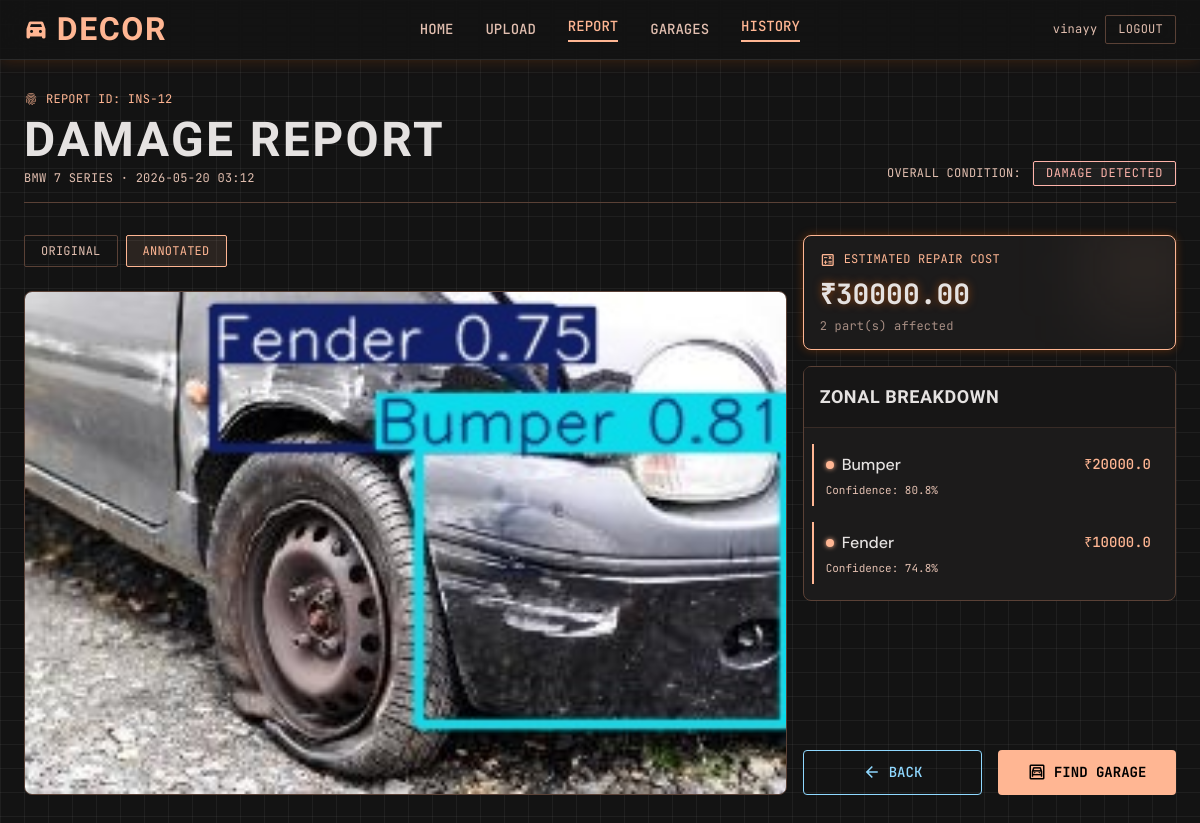
Page /reports/12/ (signed in) on the committed database.
### detection/models.py (models this page shows, shortened)
class DetectionReport(models.Model):
    user = models.ForeignKey(User, on_delete=models.CASCADE)
    car_brand = models.CharField(max_length=100)
    car_model = models.CharField(max_length=100)
    original_image = models.ImageField(upload_to='reports/original/', blank=True, null=True)
    detected_image = models.ImageField(upload_to='reports/detected/', blank=True, null=True)
    results = models.JSONField()
    total_cost = models.DecimalField(max_digits=10, decimal_places=2)
    created_at = models.DateTimeField(default=timezone.now)

### detection/views.py (the view)
# urls.py: path('reports/<int:pk>/', views.report_detail, name='report_detail'),
@login_required
def report_detail(request, pk):
    from django.shortcuts import get_object_or_404
    report = get_object_or_404(DetectionReport, pk=pk, user=request.user)
    return render(request, 'report_detail.html', {'report': report})

### detection/templates/report_detail.html (shortened to what this page needs)
<!DOCTYPE html>
<html class="dark" lang="en">
<head>
<script src="https://cdn.tailwindcss.com?plugins=forms,container-queries"></script>
<script id="tailwind-config">
tailwind.config = {
  darkMode: "class",
  theme: {
    extend: {
      colors: {
        "on-secondary": "#003548", "tertiary-fixed-dim": "#00e475", "primary": "#ffb693",
        "tertiary": "#00e475", "surface-bright": "#3a3939", "surface-container-low": "#1c1b1b",
        "on-tertiary-fixed-variant": "#005226", "on-primary-fixed": "#351000",
        "background": "#131313", "on-primary": "#561f00", "primary-fixed": "#ffdbcc",
        "primary-fixed-dim": "#ffb693", "on-surface": "#e5e2e1", "outline": "#a98a7d",
        "surface-tint": "#ffb693", "on-error": "#690005", "surface-variant": "#353534",
        "on-primary-fixed-variant": "#7a3000", "on-background": "#e5e2e1",
        "surface": "#131313", "surface-container-high": "#2a2a2a",
        "error-container": "#93000a", "secondary-container": "#00c1fd",
        "secondary": "#8fd8ff", "surface-container-lowest": "#0e0e0e",
        "inverse-on-surface": "#313030", "error": "#ffb4ab", "on-tertiary": "#003918",
        "inverse-surface": "#e5e2e1", "on-primary-container": "#572000",
        "on-secondary-fixed-variant": "#004d67", "on-tertiary-fixed": "#00210b",
        "on-secondary-container": "#004b65", "primary-container": "#ff6b00",
        "surface-container": "#201f1f", "on-surface-variant": "#e2bfb0",
        "tertiary-fixed": "#62ff96", "tertiary-container": "#00b059",
        "outline-variant": "#5a4136", "on-tertiary-container": "#003a19",
        "on-error-container": "#ffdad6", "surface-container-highest": "#353534",
        "secondary-fixed-dim": "#75d1ff", "on-secondary-fixed": "#001e2b",
        "inverse-primary": "#a04100", "surface-dim": "#131313", "secondary-fixed": "#c2e8ff"
      },
      borderRadius: { "DEFAULT": "0.125rem", "lg": "0.25rem", "xl": "0.5rem", "full": "0.75rem" },
      spacing: { "container-padding": "24px", "stack-lg": "32px", "stack-md": "16px", "unit": "8px", "gutter": "16px", "stack-sm": "8px" },
      fontFamily: { "h1": ["Barlow Condensed"], "body-sm": ["DM Sans"], "body-md": ["DM Sans"], "h1-mobile": ["Barlow Condensed"], "body-lg": ["DM Sans"], "h3": ["Barlow Condensed"], "data-md": ["JetBrains Mono"], "data-lg": ["JetBrains Mono"], "h2": ["Barlow Condensed"], "data-sm": ["JetBrains Mono"] },
      fontSize: {
        "h1": ["48px", {"lineHeight": "1.1", "letterSpacing": "0.05em", "fontWeight": "700"}],
        "body-sm": ["14px", {"lineHeight": "1.5", "fontWeight": "400"}],
        "body-md": ["16px", {"lineHeight": "1.6", "fontWeight": "400"}],
        "h1-mobile": ["36px", {"lineHeight": "1.1", "fontWeight": "700"}],
        "body-lg": ["18px", {"lineHeight": "1.6", "fontWeight": "400"}],
        "h3": ["24px", {"lineHeight": "1.2", "letterSpacing": "0.03em", "fontWeight": "600"}],
        "data-md": ["14px", {"lineHeight": "1.4", "fontWeight": "500"}],
        "data-lg": ["18px", {"lineHeight": "1.4", "fontWeight": "500"}],
        "h2": ["32px", {"lineHeight": "1.2", "letterSpacing": "0.04em", "fontWeight": "700"}],
        "data-sm": ["12px", {"lineHeight": "1.2", "letterSpacing": "0.02em", "fontWeight": "400"}]
      }
    }
  }
}
</script>
</head>
<body class="bg-background text-on-background font-body-md min-h-screen flex flex-col pt-[60px] pb-[80px] md:pb-0 tech-bg-grid">
<header class="bg-surface/80 backdrop-blur-xl fixed top-0 w-full z-50 h-[60px] border-b border-white/10 shadow-[0px_0px_15px_rgba(255,107,0,0.2)] flex justify-between items-center px-container-padding">
  <a href="/" class="flex items-center gap-unit text-primary">
    <span class="material-symbols-outlined text-h3" style="font-variation-settings:'FILL' 1;">directions_car</span>
    <span class="font-h2 text-h2 font-bold tracking-wider">DECOR</span>
  </a>
  <nav class="hidden md:flex items-center gap-stack-lg">
    <a class="font-data-md text-data-md uppercase text-on-surface-variant hover:text-primary transition-colors duration-300" href="/">Home</a>
    <a class="font-data-md text-data-md uppercase text-on-surface-variant hover:text-primary transition-colors duration-300" href="{% url 'dashboard' %}">Upload</a>
    <a class="font-data-md text-data-md uppercase text-primary border-b-2 border-primary pb-1" href="{% url 'report_history' %}">Report</a>
    <a class="font-data-md text-data-md uppercase text-on-surface-variant hover:text-primary transition-colors duration-300" href="{% url 'nearby_garages' %}">Garages</a>
    <a class="font-data-md text-data-md uppercase text-primary border-b-2 border-primary pb-1" href="{% url 'report_history' %}">History</a>
  </nav>
  <div class="flex items-center gap-unit">
    <span class="font-data-sm text-data-sm text-on-surface-variant hidden md:block">{{ request.user.username }}</span>
    <a href="{% url 'logout' %}" class="font-data-sm text-data-sm uppercase border border-outline-variant text-on-surface-variant px-3 py-1.5 rounded hover:border-primary hover:text-primary transition-colors duration-300">Logout</a>
  </div>
</header>
<main class="flex-grow w-full max-w-7xl mx-auto px-container-padding py-stack-lg flex flex-col gap-stack-lg">
  <div class="flex flex-col md:flex-row justify-between items-start md:items-end gap-stack-md border-b border-outline-variant pb-stack-md">
    <div>
      <p class="font-data-sm text-data-sm text-primary-fixed-dim mb-unit flex items-center gap-2">
        <span class="material-symbols-outlined text-[14px]">fingerprint</span>
        REPORT ID: INS-{{ report.pk }}
      </p>
      <h1 class="font-h1-mobile md:font-h1 text-h1-mobile md:text-h1 text-on-surface">DAMAGE REPORT</h1>
      <p class="font-data-sm text-data-sm text-on-surface-variant mt-1">{{ report.car_brand|upper }} {{ report.car_model|upper }} · {{ report.created_at|date:"Y-m-d H:i" }}</p>
    </div>
    <div class="flex items-center gap-3">
      <span class="font-data-sm text-data-sm text-on-surface-variant uppercase">Overall Condition:</span>
      {% if report.total_cost > 0 %}
      <div class="px-3 py-1 rounded bg-white/5 border border-error text-error font-data-sm text-data-sm uppercase tracking-wider">DAMAGE DETECTED</div>
      {% else %}
      <div class="px-3 py-1 rounded bg-white/5 border border-tertiary-fixed-dim text-tertiary-fixed-dim font-data-sm text-data-sm uppercase tracking-wider">NO DAMAGE</div>
      {% endif %}
    </div>
  </div>
  <div class="grid grid-cols-1 lg:grid-cols-12 gap-gutter">
    <div class="lg:col-span-8 flex flex-col gap-stack-md">
      <div class="flex gap-2 mb-2">
        <button onclick="showImg('original')" id="btn-original" class="font-data-sm text-data-sm uppercase px-4 py-2 rounded border border-outline-variant text-on-surface-variant hover:border-primary hover:text-primary transition-colors">Original</button>
        {% if report.detected_image %}
        <button onclick="showImg('detected')" id="btn-detected" class="font-data-sm text-data-sm uppercase px-4 py-2 rounded border border-primary text-primary bg-primary/10">Annotated</button>
        {% endif %}
      </div>
      <div class="bg-surface-container-low border border-outline-variant rounded-xl overflow-hidden relative">
        {% if report.detected_image %}
        <img id="img-detected" src="{{ report.detected_image.url }}" alt="Annotated damage image" class="w-full object-contain max-h-[600px]">
        {% endif %}
      </div>
    </div>
    <div class="lg:col-span-4 flex flex-col gap-stack-md">
      <div class="bg-surface-container-low border border-primary p-stack-md rounded-xl glow-border-amber relative overflow-hidden">
        <div class="absolute -right-4 -top-4 w-24 h-24 bg-primary/10 blur-2xl rounded-full"></div>
        <p class="font-data-sm text-data-sm text-primary uppercase mb-2 flex items-center gap-2">
          <span class="material-symbols-outlined text-[16px]">calculate</span>
          Estimated Repair Cost
        </p>
        <h2 class="font-data-lg text-[28px] text-on-surface leading-tight font-bold glow-text-amber">₹{{ report.total_cost }}</h2>
        <p class="font-data-sm text-data-sm text-on-surface-variant mt-2 opacity-70">{{ report.results|length }} part(s) affected</p>
      </div>
      {% if report.results %}
      <div class="bg-surface-container-low border border-outline-variant rounded-xl flex flex-col">
        <div class="p-4 border-b border-outline-variant/50 bg-surface/50">
          <h3 class="font-h3 text-h3 text-on-surface text-lg">ZONAL BREAKDOWN</h3>
        </div>
        <div class="p-4 flex flex-col gap-4">
          {% for part, info in report.results.items %}
          <div class="flex items-start justify-between border-l-2 border-primary pl-3 hover:bg-surface/50 transition-colors p-2 -ml-2 rounded-r">
            <div>
              <h4 class="font-body-md text-body-md text-on-surface font-medium flex items-center gap-2">
                <div class="w-2 h-2 rounded-full bg-primary shadow-[0_0_5px_#ffb693]"></div>
                {{ part }}
              </h4>
              <p class="font-data-sm text-[11px] text-on-surface-variant mt-1">Confidence: {{ info.confidence }}%</p>
            </div>
            <div class="text-right">
              <span class="font-data-md text-data-md text-primary">₹{{ info.price }}</span>
            </div>
          </div>
          {% endfor %}
        </div>
      </div>
      {% endif %}
      <div class="flex gap-4 mt-auto pt-4">
        <a href="{% url 'report_history' %}" class="flex-1 bg-transparent border border-secondary text-secondary font-data-md text-data-md py-3 rounded-lg hover:bg-secondary/10 transition-colors uppercase flex justify-center items-center gap-2">
          <span class="material-symbols-outlined text-[18px]">arrow_back</span>
          Back
        </a>
        <a href="{% url 'nearby_garages' %}" class="flex-1 bg-primary text-[#000] font-data-md text-data-md py-3 rounded-lg hover:shadow-[0_0_15px_rgba(255,107,0,0.4)] transition-shadow uppercase font-bold flex justify-center items-center gap-2">
          <span class="material-symbols-outlined text-[18px]">garage</span>
          Find Garage
        </a>
      </div>
    </div>
  </div>
</main>
</body>
</html>

### detection/templates/report_detail.html (style rules this page uses)
.material-symbols-outlined { font-variation-settings: 'FILL' 0, 'wght' 400, 'GRAD' 0, 'opsz' 24; }
body { min-height: max(884px, 100dvh); }
.tech-bg-grid { background-image: linear-gradient(to right, rgba(255,255,255,0.05) 1px, transparent 1px), linear-gradient(to bottom, rgba(255,255,255,0.05) 1px, transparent 1px); background-size: 24px 24px; }
.glow-border-amber { box-shadow: 0 0 10px rgba(255,107,0,0.3); }
.glow-text-amber { text-shadow: 0 0 8px rgba(255,107,0,0.5); }

### rows in the picture
DetectionReport: pk "12", car_brand "BMW", car_model "7 SERIES", created_at "2026-05-20 03:12", detected_image (picture), total_cost "30000.00", results|length "2"

### other values in the picture
{{ request.user.username }} "vinayy"
{{ part }} "Bumper" "Fender"
{{ info.confidence }} "80.8" "74.8"
{{ info.price }} "20000.0" "10000.0"
